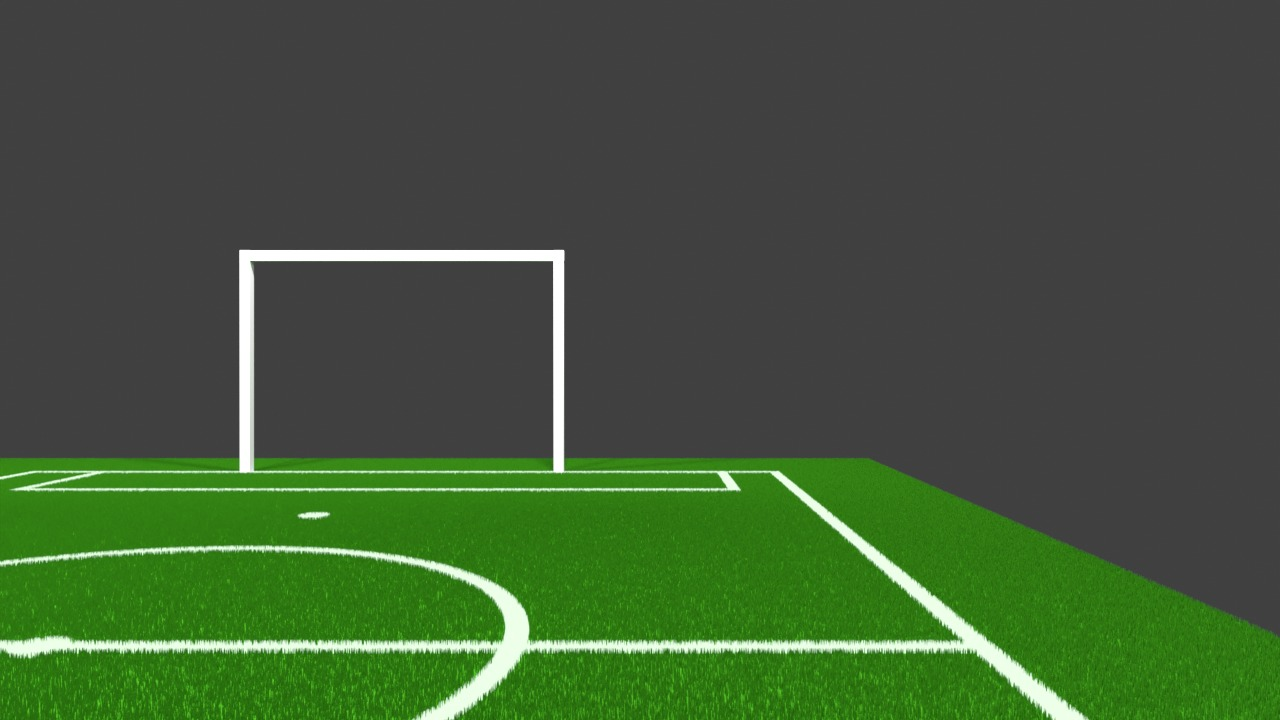
#> input picture src/sample_program/samplesIMG/WhatsApp Image 2024-12-21 at 15.46.52.jpeg, 1280 x 720 px, given in place of the camera
$ python Ball_detection.py
#> lines starting #> are read from the running program, lines starting #| are printed output that depends on the picture; after the words box and inside, x2 and y2 are one past the last pixel; in counts of white or black regions, pixels touching at a corner belong together
#> further down, frame is the input picture: shape (720, 1280, 3); mean B, G, R 56.8, 88.4, 65.6
import cv2
import numpy as np
import time

#deteksi bola
def ball(frame):
    hsv = cv2.cvtColor(frame, cv2.COLOR_BGR2HSV)
#> hsv: shape (720, 1280, 3); mean H, S, V 18.3, 64.8, 88.5

    lower_orange = np.array([1, 120, 110])
    upper_orange = np.array([25, 255, 255])

    mask_ball = cv2.inRange(hsv, lower_orange, upper_orange)
#> mask_ball: shape (720, 1280); every value is 0

    ball_detected = cv2.bitwise_and(frame, frame, mask=mask_ball)
#> ball_detected: shape (720, 1280, 3); every value is 0

    #return ball_detected
    return mask_ball

#deteksi lapangan
def field(frame):
    hsv = cv2.cvtColor(frame, cv2.COLOR_BGR2HSV)

    # green
    lower_green = np.array([30, 50, 15])
    upper_green = np.array([100, 255, 255])
    mask_green = cv2.inRange(hsv, lower_green, upper_green)
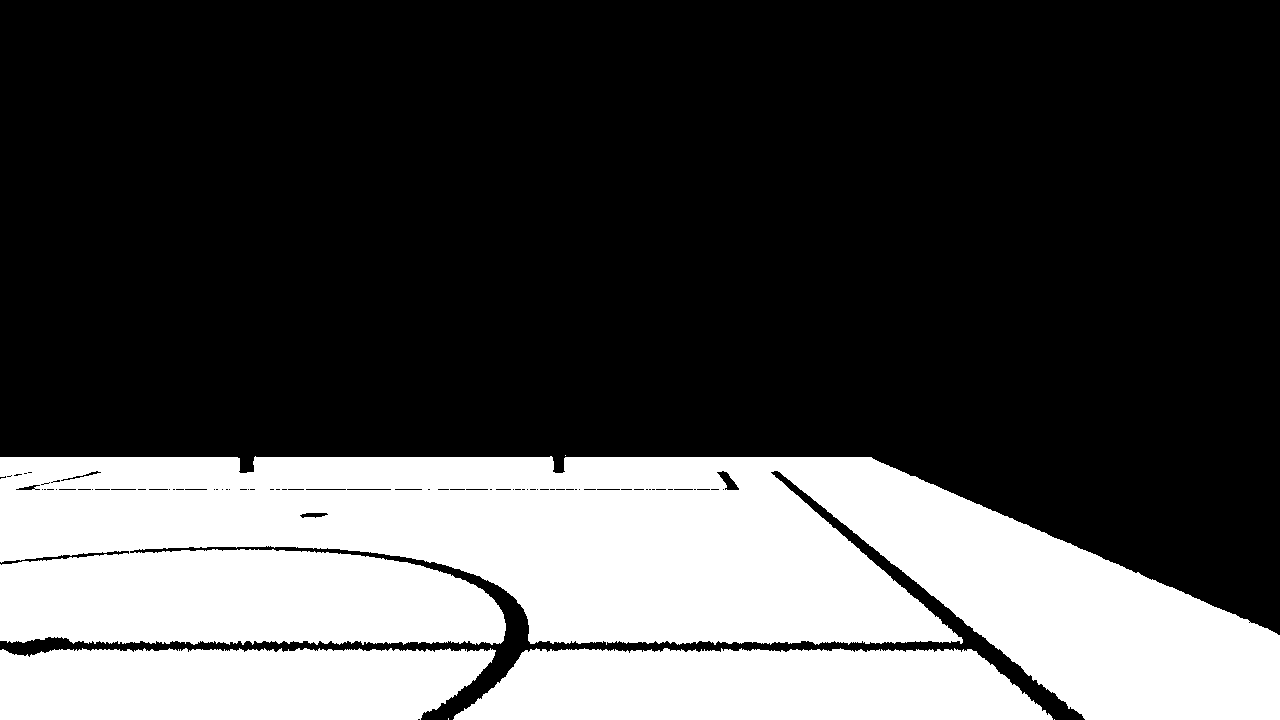
#> mask_green: shape (720, 1280); 30.5% white; 6 white regions (3 under 20 px), largest, box (x1, y1, x2, y2) and area: (0, 456, 1280, 720) 212414, (453, 648, 1053, 720) 36532, (0, 648, 496, 720) 32396

    # white
    lower_white = np.array([0, 0, 180])
    upper_white = np.array([190, 25, 255])
    mask_white = cv2.inRange(hsv, lower_white, upper_white)
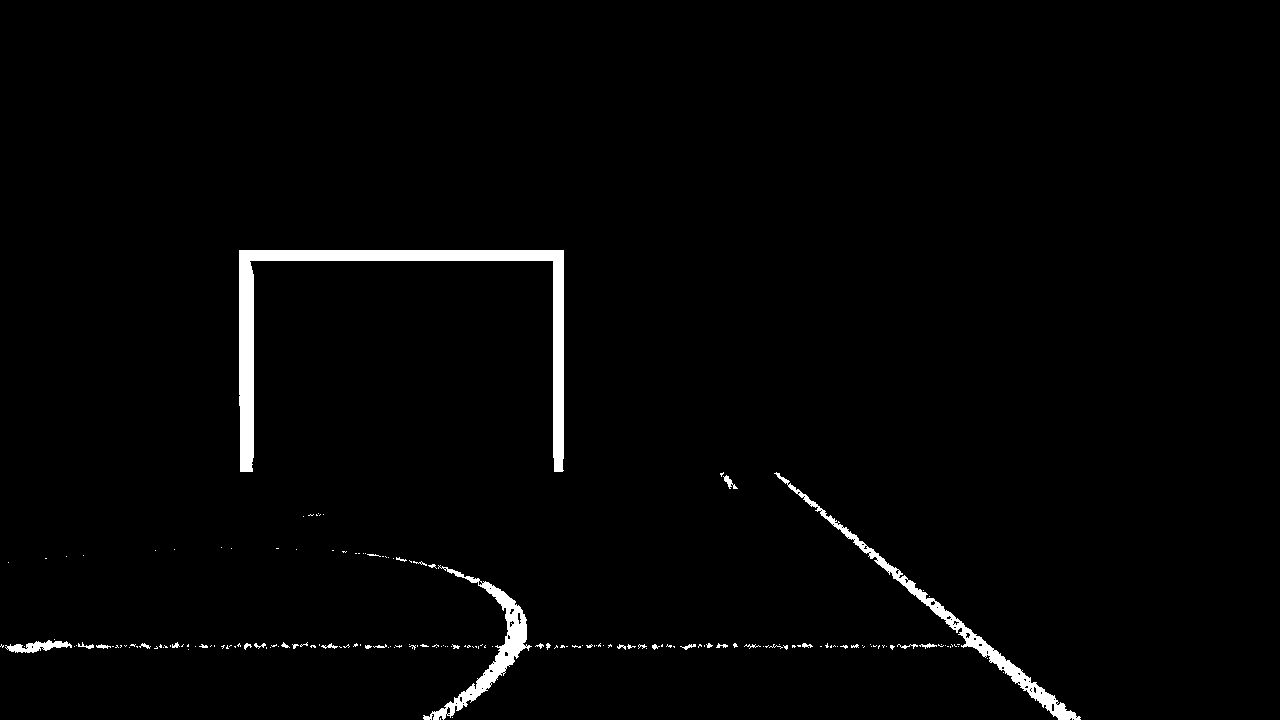
#> mask_white: shape (720, 1280); 1.8% white; 181 white regions (147 under 20 px), largest, box (x1, y1, x2, y2) and area: (239, 250, 564, 472) 8921, (774, 472, 1081, 720) 3286, (423, 565, 532, 720) 2718
    white_detected = cv2.bitwise_and(frame, frame, mask=mask_white)

    mask_field = cv2.bitwise_or(mask_green, mask_white)
#> mask_field: shape (720, 1280); 32.4% white; 153 white regions (137 under 20 px), largest, box (x1, y1, x2, y2) and area: (0, 250, 1280, 720) 297261, (919, 643, 937, 649) 45, (897, 644, 918, 649) 42

    field_detected = cv2.bitwise_and(frame, frame, mask=mask_field)
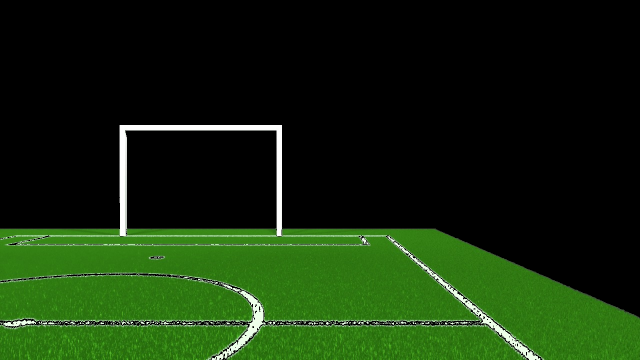
#> field_detected: shape (720, 1280, 3) (shown at 1/2 size); mean B, G, R 11.8, 43, 20.5

    #return field_detected
    return mask_field

#deteksi bola pada lapangan
def detect(mask_ball, mask_field, frame):
    blurred_ball_mask = cv2.GaussianBlur(mask_ball, (9, 9), 2)

    circles = cv2.HoughCircles(
        blurred_ball_mask,
        cv2.HOUGH_GRADIENT,
        dp=1.2,
        minDist=50,
        param1=50,
        param2=30,
        minRadius=10,
        maxRadius=100
    )
#> circles = None

    if circles is not None:
        circles = np.uint16(np.around(circles))
        for i in circles[0, :]:
            x, y, r = i[0], i[1], i[2]

            margin = int(r * 1.5)
            x1, y1 = max(x - margin, 0), max(y - margin, 0)
            x2, y2 = min(x + margin, frame.shape[1]), min(y + margin, frame.shape[0])

            surrounding_area = mask_field[y1:y2, x1:x2]
            green_ratio = np.sum(surrounding_area == 255) / surrounding_area.size

            surrounding_area2 = mask_ball[y1:y2, x1:x2]
            orange_ratio = np.sum(surrounding_area == 255) / surrounding_area.size

            #cek bola oren di atas lapangan hijau
            if (green_ratio > 0.1 and orange_ratio <0.54):
                cv2.circle(frame, (x, y), r, (0, 255, 0), 2)
                cv2.circle(frame, (x, y), 2, (0, 0, 255), 3)

    return frame

cap = cv2.VideoCapture(0)

if not cap.isOpened():
    print("Error: Tidak dapat membuka video.")
    exit()

# initialize previous time for fps measurement
prev_time = 0

while True:
    ret, frame = cap.read()
    if not ret:
        print("No remained frame, terminated")
        break
    new_frame_time = time.time()
    fps = 1 /(new_frame_time - prev_time)
    prev_time = new_frame_time

    mask_ball = ball(frame)
    mask_field = field(frame)
    final_frame = detect(mask_ball, mask_field, frame)
    cv2.putText(final_frame, f'FPS: {int(fps)}', (10, 30), cv2.FONT_HERSHEY_SIMPLEX, 1, (0, 255, 0), 2)
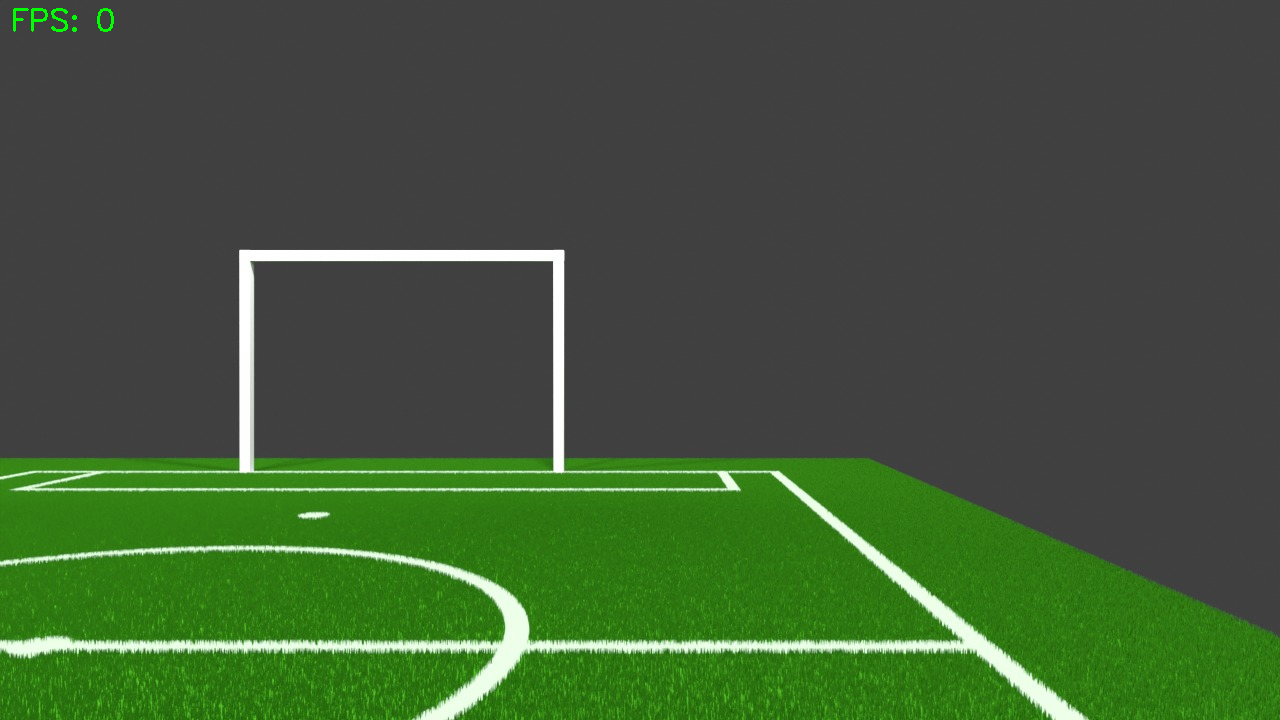
#> final_frame: shape (720, 1280, 3); 0.07% of pixels changed, all inside (x1, y1, x2, y2) = (13, 8, 114, 32)

    # Show the detection frame with FPS
    cv2.imshow("Deteksi Bola", final_frame)

    # Exit on 'q' key press
    if cv2.waitKey(1) & 0xFF == ord('q'):
#> (key q is pressed here)
        break

cap.release()
cv2.destroyAllWindows()

$ run again, on src/sample_program/samplesIMG/WhatsApp Image 2024-12-21 at 15.47.01.jpeg
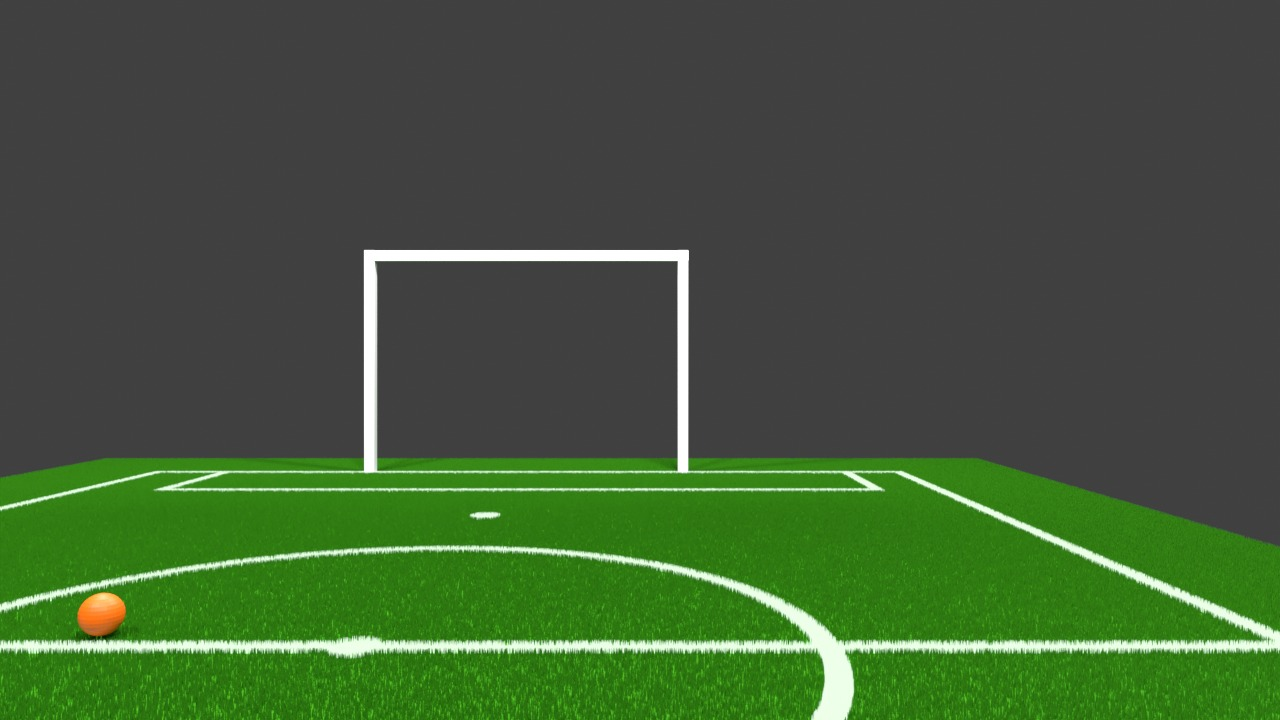
#> input picture src/sample_program/samplesIMG/WhatsApp Image 2024-12-21 at 15.47.01.jpeg, 1280 x 720 px, given in place of the camera
#> frame is the input picture: shape (720, 1280, 3); mean B, G, R 56.5, 90.7, 66.2
#> hsv: shape (720, 1280, 3); mean H, S, V 19.5, 69.2, 90.9
#> in ball, `mask_ball = cv2.inRange(hsv, lower_orange, upper_orange)`:
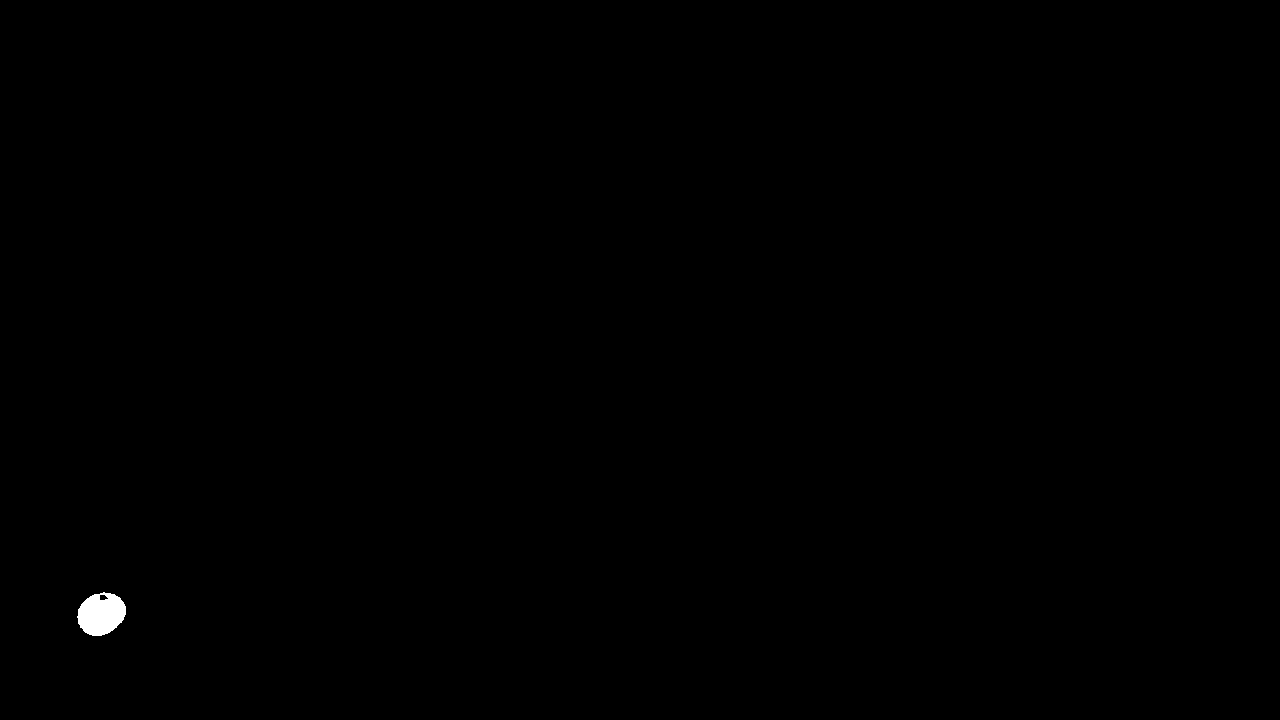
#> mask_ball: shape (720, 1280); 0.17% white; 1 white region, box (x1, y1, x2, y2) and area: (77, 592, 126, 636) 1583
#> mask_green: shape (720, 1280); 32.6% white; 5 white regions (2 under 20 px), largest, box (x1, y1, x2, y2) and area: (0, 456, 1280, 646) 213133, (0, 648, 825, 720) 57357, (845, 648, 1280, 720) 30157
#> mask_white: shape (720, 1280); 1.6% white; 317 white regions (275 under 20 px), largest, box (x1, y1, x2, y2) and area: (364, 250, 689, 472) 8393, (757, 593, 853, 720) 2541, (1092, 556, 1219, 614) 454
#> mask_field: shape (720, 1280); 34.2% white; 246 white regions (227 under 20 px), largest, box (x1, y1, x2, y2) and area: (0, 250, 1280, 720) 314029, (283, 644, 305, 650) 49, (215, 644, 227, 649) 36
#> in detect, `circles = cv2.HoughCircles( blurred_ball_mask, cv2.HOUGH_GRADIENT, dp=..`: circles = [[96.6, 615, 19.84]]
#> in detect, `circles = np.uint16(np.around(circles))`: circles = [[97, 615, 20]]
#> the loop in detect, `for i in circles[0, :]:` made 1 pass
#> (x, y, r, margin, x1, y1, x2, y2) on pass 1: (97, 615, 20, 30, 67, 585, 127, 645)
#> `cv2.putText(final_frame, f'FPS: {int(fps)}', (10, 30), cv2.FONT_HERSHE..`:
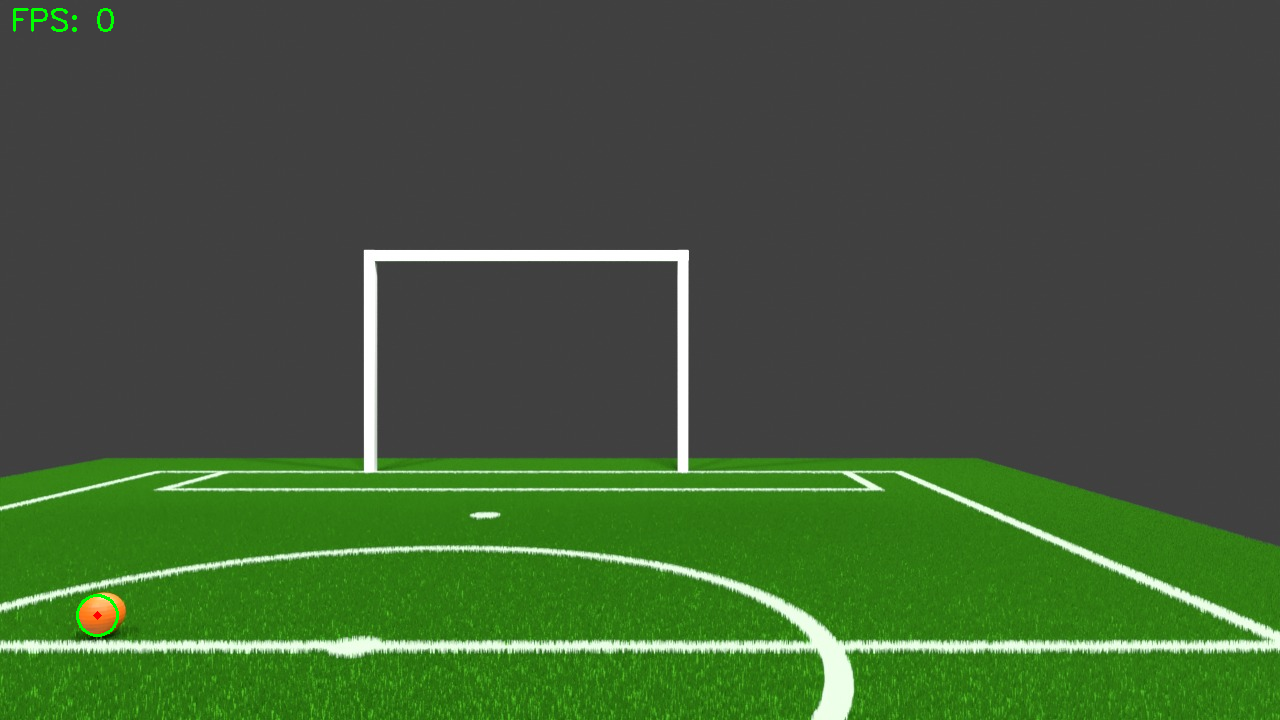
#> final_frame: shape (720, 1280, 3); mean B, G, R 56.4, 90.9, 66.1
